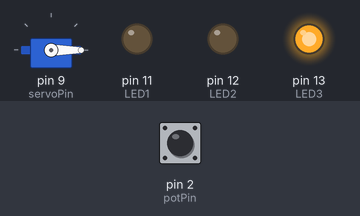
This sketch was run on a simulated Arduino Uno, built with avr-gcc and run on an emulated ATmega328P. Shown: servo, output pins drawn as LEDs (lit = HIGH). The test bench sets the inputs (shaded band); at power-on: pin 2 (potPin) HIGH.

Above: at 1.2 s.
1.3 s: pin 2 (potPin) pulled LOW for 3.2 s
At 1.9 s:
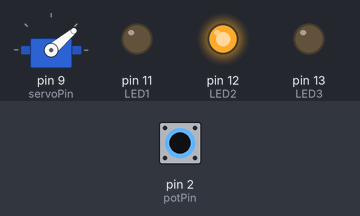
7.5 s: pin 2 (potPin) pulled LOW for 0.15 s
At 7.8 s:
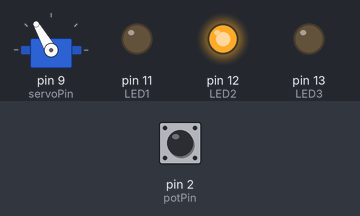
10.6 s: pin 2 (potPin) pulled LOW for 1 s
At 11.3 s:
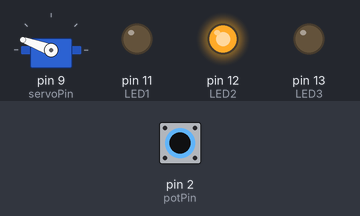
14.6 s: pin 2 (potPin) pulled LOW for 0.15 s
At 15.6 s:
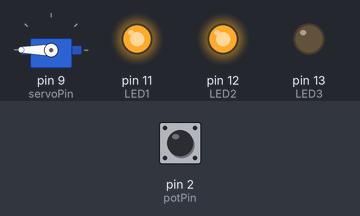
17.7 s: pin 2 (potPin) pulled LOW for 0.15 s
At 19.1 s:
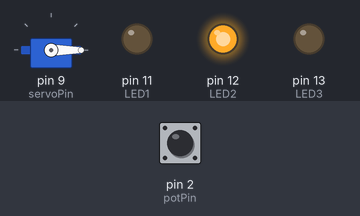
Timing chart, 0 to 21.8 s (numbered marks = the images above; inputs shaded):
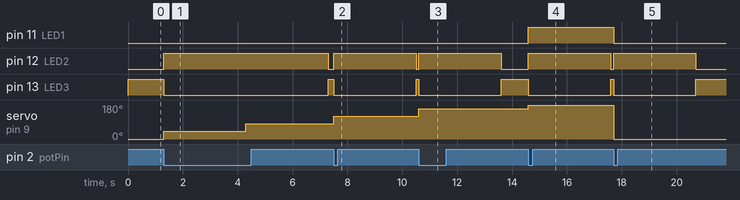

The sketch:

Hotovy_kod.ino
```cpp
#include <Servo.h>
Servo servo;
int servoPin = 9;
int potPin= 2;
int angle = 0;
int LED1 = 11;
int LED2 = 12;
int LED3 = 13;
void setup() {
  servo.attach(servoPin);
  Serial.begin(9600);
  servo.write(0);
  pinMode(potPin,INPUT_PULLUP);

  pinMode(LED1, OUTPUT);
  digitalWrite(LED1, LOW);

  pinMode(LED2, OUTPUT);
  digitalWrite(LED2, LOW);

  pinMode(LED3, OUTPUT);
  digitalWrite(LED3, HIGH);
}

void loop() {
  int reading = digitalRead(potPin);

  if(reading == LOW){
    digitalWrite(LED1, LOW);
    digitalWrite(LED2, HIGH);
    digitalWrite(LED3, LOW);

    angle = angle +40;
    servo.write(angle);

    if(angle >= 180){
      angle = -40;
      digitalWrite(LED1, HIGH);
    }
    delay(3000);
    digitalWrite(LED2, LOW);
    digitalWrite(LED3, HIGH);
  }
}
```

Measured:
- after the input at 1.3 s, pin 12 (LED2): LOW → HIGH at once, → LOW 6.0 s later; pin 13 (LED3): HIGH → LOW at once, → HIGH 6.0 s later; servo on pin 9 (servoPin): 0° → 40° at once, → 80° 3.0 s later
- after the input at 7.5 s, pin 12 (LED2): LOW → HIGH at once, → LOW 3.0 s later; pin 13 (LED3): HIGH → LOW at once, → HIGH 3.0 s later; servo on pin 9 (servoPin): 80° → 120° at once
- after the input at 10.6 s, pin 12 (LED2): LOW → HIGH at once, → LOW 3.0 s later; pin 13 (LED3): HIGH → LOW at once, → HIGH 3.0 s later; servo on pin 9 (servoPin): 120° → 160° at once
- after the input at 14.6 s, pin 11 (LED1): LOW → HIGH at once; pin 12 (LED2): LOW → HIGH at once, → LOW 3.0 s later; pin 13 (LED3): HIGH → LOW at once, → HIGH 3.0 s later; servo on pin 9 (servoPin): 160° → 180° at once
- after the input at 17.7 s, pin 11 (LED1): HIGH → LOW at once; pin 12 (LED2): LOW → HIGH at once, → LOW 3.0 s later; pin 13 (LED3): HIGH → LOW at once, → HIGH 3.0 s later; servo on pin 9 (servoPin): 180° → 0° at once
